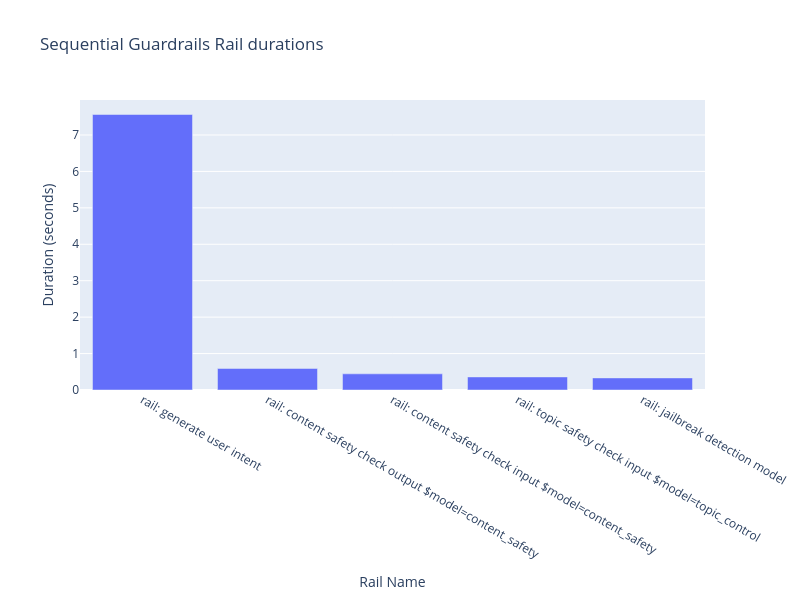

Write notebook code for a chart like this one.
### Markdown cell above
### Parallel Rail Analysis

Let's plot the individual rail times, and a Gantt chart showing start and end-times of each rail.

### Code cell
# Now let's plot a bar-graph of these numbers
px.bar(parallel_df[parallel_df['is_rail']].sort_values('duration', ascending=False), x="name", y="duration",
       title="Sequential Guardrails Rail durations",
       labels={"name": "Rail Name", "duration" : "Duration (seconds)"},
       width=800, height=600)

### Figure 1 — Plotly figure (JSON) as saved in the notebook; plotly's stock layout.template omitted (floating-point values rounded to 4 significant figures)
{"data": [{"hovertemplate": "Rail Name=%{x}<br>Duration (seconds)=%{y}<extra></extra>", "legendgroup": "", "marker": {"color": "#636efa", "pattern": {"shape": ""}}, "name": "", "orientation": "v", "showlegend": false, "textposition": "auto", "type": "bar", "x": ["rail: generate user intent", "rail: content safety check output $model=content_safety", "rail: content safety check input $model=content_safety", "rail: topic safety check input $model=topic_control", "rail: jailbreak detection model"], "xaxis": "x", "y": [7.562, 0.5907, 0.4436, 0.3589, 0.3315], "yaxis": "y"}], "layout": {"barmode": "relative", "height": 600, "legend": {"tracegroupgap": 0}, "title": {"text": "Sequential Guardrails Rail durations"}, "width": 800, "xaxis": {"anchor": "y", "domain": [0, 1], "title": {"text": "Rail Name"}}, "yaxis": {"anchor": "x", "domain": [0, 1], "title": {"text": "Duration (seconds)"}}}}
